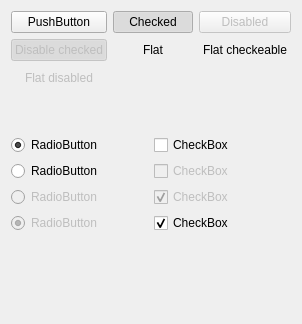
      <widget class="QWidget" name="tab_13">
       <attribute name="title">
        <string>Page</string>
       </attribute>
       <layout class="QGridLayout" name="gridLayout_24">
        <item row="2" column="0">
         <layout class="QVBoxLayout" name="verticalLayout">
          <item>
           <widget class="QRadioButton" name="radioButton_7">
            <property name="text">
             <string>RadioButton</string>
            </property>
            <property name="checked">
             <bool>true</bool>
            </property>
            <property name="autoExclusive">
             <bool>false</bool>
            </property>
           </widget>
          </item>
          <item>
           <widget class="QRadioButton" name="radioButton_5">
            <property name="text">
             <string>RadioButton</string>
            </property>
            <property name="autoExclusive">
             <bool>false</bool>
            </property>
           </widget>
          </item>
          <item>
           <widget class="QRadioButton" name="radioButton_6">
            <property name="enabled">
             <bool>false</bool>
            </property>
            <property name="text">
             <string>RadioButton</string>
            </property>
           </widget>
          </item>
          <item>
           <widget class="QRadioButton" name="radioButton_8">
            <property name="enabled">
             <bool>false</bool>
            </property>
            <property name="text">
             <string>RadioButton</string>
            </property>
            <property name="checked">
             <bool>true</bool>
            </property>
           </widget>
          </item>
          <item>
           <spacer name="verticalSpacer_3">
            <property name="orientation">
             <enum>Qt::Vertical</enum>
            </property>
            <property name="sizeHint" stdset="0">
             <size>
              <width>20</width>
              <height>40</height>
             </size>
            </property>
           </spacer>
          </item>
         </layout>
        </item>
        <item row="1" column="0" colspan="2">
         <spacer name="verticalSpacer_5">
          <property name="orientation">
           <enum>Qt::Vertical</enum>
          </property>
          <property name="sizeHint" stdset="0">
           <size>
            <width>20</width>
            <height>40</height>
           </size>
          </property>
         </spacer>
        </item>
        <item row="0" column="0" colspan="2">
         <layout class="QGridLayout" name="gridLayout_27" rowstretch="0,0,0,0">
          <item row="0" column="0">
           <widget class="QPushButton" name="pushButton_2">
            <property name="text">
             <string>PushButton</string>
            </property>
           </widget>
          </item>
          <item row="0" column="1">
           <widget class="QPushButton" name="pushButton_12">
            <property name="text">
             <string>Checked</string>
            </property>
            <property name="checkable">
             <bool>true</bool>
            </property>
            <property name="checked">
             <bool>true</bool>
            </property>
           </widget>
          </item>
          <item row="2" column="0">
           <widget class="QPushButton" name="pushButton_17">
            <property name="enabled">
             <bool>false</bool>
            </property>
            <property name="text">
             <string>Flat disabled</string>
            </property>
            <property name="flat">
             <bool>true</bool>
            </property>
           </widget>
          </item>
          <item row="1" column="0">
           <widget class="QPushButton" name="pushButton_14">
            <property name="enabled">
             <bool>false</bool>
            </property>
            <property name="text">
             <string>Disable checked</string>
            </property>
            <property name="checkable">
             <bool>true</bool>
            </property>
            <property name="checked">
             <bool>true</bool>
            </property>
            <property name="flat">
             <bool>false</bool>
            </property>
           </widget>
          </item>
          <item row="0" column="2">
           <widget class="QPushButton" name="pushButton_13">
            <property name="enabled">
             <bool>false</bool>
            </property>
            <property name="text">
             <string>Disabled</string>
            </property>
            <property name="checkable">
             <bool>false</bool>
            </property>
            <property name="checked">
             <bool>false</bool>
            </property>
            <property name="flat">
             <bool>false</bool>
            </property>
           </widget>
          </item>
          <item row="1" column="2">
           <widget class="QPushButton" name="pushButton_16">
            <property name="text">
             <string>Flat checkeable</string>
            </property>
            <property name="checkable">
             <bool>true</bool>
            </property>
            <property name="checked">
             <bool>false</bool>
            </property>
            <property name="flat">
             <bool>true</bool>
            </property>
           </widget>
          </item>
          <item row="1" column="1">
           <widget class="QPushButton" name="pushButton_15">
            <property name="text">
             <string>Flat</string>
            </property>
            <property name="flat">
             <bool>true</bool>
            </property>
           </widget>
          </item>
         </layout>
        </item>
        <item row="2" column="1">
         <layout class="QVBoxLayout" name="verticalLayout_2">
          <item>
           <widget class="QCheckBox" name="checkBox_5">
            <property name="text">
             <string>CheckBox</string>
            </property>
            <property name="tristate">
             <bool>true</bool>
            </property>
           </widget>
          </item>
          <item>
           <widget class="QCheckBox" name="checkBox_6">
            <property name="enabled">
             <bool>false</bool>
            </property>
            <property name="text">
             <string>CheckBox</string>
            </property>
           </widget>
          </item>
          <item>
           <widget class="QCheckBox" name="checkBox_7">
            <property name="enabled">
             <bool>false</bool>
            </property>
            <property name="text">
             <string>CheckBox</string>
            </property>
            <property name="checked">
             <bool>true</bool>
            </property>
           </widget>
          </item>
          <item>
           <widget class="QCheckBox" name="checkBox_8">
            <property name="text">
             <string>CheckBox</string>
            </property>
            <property name="checked">
             <bool>true</bool>
            </property>
            <property name="tristate">
             <bool>true</bool>
            </property>
           </widget>
          </item>
          <item>
           <spacer name="verticalSpacer_4">
            <property name="orientation">
             <enum>Qt::Vertical</enum>
            </property>
            <property name="sizeHint" stdset="0">
             <size>
              <width>20</width>
              <height>40</height>
             </size>
            </property>
           </spacer>
          </item>
         </layout>
        </item>
        <item row="3" column="0" colspan="2">
         <spacer name="verticalSpacer_6">
          <property name="orientation">
           <enum>Qt::Vertical</enum>
          </property>
          <property name="sizeHint" stdset="0">
           <size>
            <width>20</width>
            <height>40</height>
           </size>
          </property>
         </spacer>
        </item>
       </layout>
      </widget>
